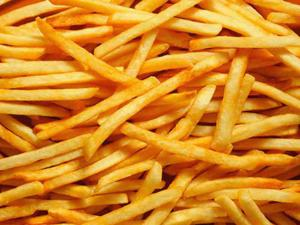
%> input picture Testing Images/imaged_tryout/F-01.jpg, 300 x 225 px; its folder holds only this picture in this run
$ octave kmeanstest.m   (GNU Octave 9; MATLAB toolbox functions it lacks are replaced by stand-ins)
%> lines starting %> are read from the running program, lines starting %| are printed output that depends on the picture
%> further down, rgbImage is the input picture: size 225x300x3 uint8; mean R, G, B 211.9, 134.4, 37.5
### src/Preprocessing/hsvHistogram.m
function hsvColorHistogram = hsvHistogram(image,numberOfLevelsForH,numberOfLevelsForS,numberOfLevelsForV)
%> called with numberOfLevelsForH = 12, numberOfLevelsForS = 1, numberOfLevelsForV = 1
% input: image to be quantized in hsv color space into 8x2x2 equal bins
% output: 1x32 vector indicating the features extracted from hsv color
% space

[rows, cols, numOfBands] = size(image);
%> rows = 225; cols = 300; numOfBands = 3
% totalPixelsOfImage = rows*cols*numOfBands;
image = rgb2hsv(image);
%> image: size 225x300x3 double; mean H, S, V 0.0945, 0.839, 0.831

% split image into h, s & v planes
h = image(:, :, 1);
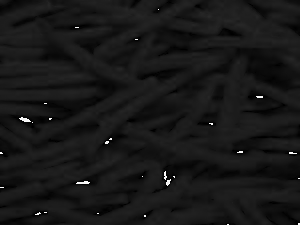
%> h: size 225x300 double; min 0, max 0.999, mean 0.0945
s = image(:, :, 2);
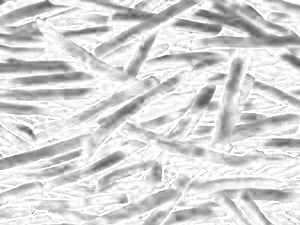
%> s: size 225x300 double; min 0.332, max 1, mean 0.839
v = image(:, :, 3);
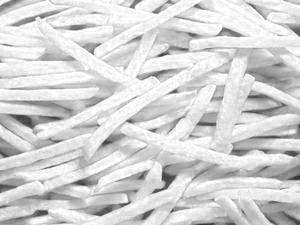
%> v: size 225x300 double; min 0.2, max 1, mean 0.831
v = histeq(v);
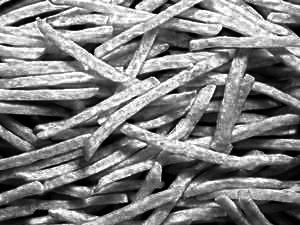
%> v: size 225x300 double; min 0, max 1, mean 0.497

% [10 lines of commented-out code are left out]

numberOfLevelsForH = double(numberOfLevelsForH);
numberOfLevelsForS = double(numberOfLevelsForS);
numberOfLevelsForV = double(numberOfLevelsForV);

% create final histogram matrix of size 8x2x2
hsvColorHistogram = zeros(numberOfLevelsForH, numberOfLevelsForS, numberOfLevelsForV);
% create col vector of indexes for later reference
index = zeros(rows*cols, 3);

% Put all pixels into one of the "numberOfLevels" levels.
count = 1;
for row = 1:size(h, 1)
    quantizedValueForHTemp = zeros(1, cols);
    quantizedValueForSTemp = zeros(1, cols);
    quantizedValueForVTemp = zeros(1, cols);
    for col = 1 : size(h, 2)

        quantizedValueForHTemp(col) = ceil(numberOfLevelsForH * h(row, col));
        % Needed due to matlab rounding errors.
        if quantizedValueForHTemp(col) > numberOfLevelsForH
           quantizedValueForHTemp(col) = double(numberOfLevelsForH);
        elseif quantizedValueForHTemp(col) < 1
            quantizedValueForHTemp(col) = 1.0;
        end
        quantizedValueForSTemp(col) = ceil(numberOfLevelsForS * s(row, col));
        % Needed due to matlab rounding errors.
        if quantizedValueForSTemp(col) > numberOfLevelsForS
           quantizedValueForSTemp(col) = double(numberOfLevelsForS);
        elseif quantizedValueForSTemp(col) < 1
            quantizedValueForSTemp(col) = 1.0;
        end
        quantizedValueForVTemp(col) = ceil(numberOfLevelsForV * v(row, col));
        % Needed due to matlab rounding errors.
        if quantizedValueForVTemp(col) > numberOfLevelsForV
           quantizedValueForVTemp(col) = double(numberOfLevelsForV);
        elseif quantizedValueForVTemp(col) < 1
            quantizedValueForVTemp(col) = 1.0;
        end

        % keep indexes where 1 should be put in matrix hsvHist
        index(count, 1) = quantizedValueForHTemp(col);
        index(count, 2) = quantizedValueForSTemp(col);
        index(count, 3) = quantizedValueForVTemp(col);
        count = count+1;
    end
end
%> after the loop, count = 67501; quantizedValueForHTemp = 300 values, max 12 at index 228, min 1 at index 1, mean 1.64; quantizedValueForSTemp = 300 values from 1 to 1; quantizedValueForVTemp = 300 values from 1 to 1

% put each value of h,s,v to matrix 8x2x2
% (e.g. if h=7,s=2,v=1 then put 1 to matrix 8x2x2 in position 7,2,1)
for row = 1:size(index, 1)
    hsvColorHistogram(index(row, 1), index(row, 2), index(row, 3)) = ...
        hsvColorHistogram(index(row, 1), index(row, 2), index(row, 3)) + 1;
end
%> after the loop, hsvColorHistogram = [22961; 44326; 0; 0; 0; 0; 0; 0; 0; 0; 0; 213]

% normalize hsvHist to unit sum
hsvColorHistogram = hsvColorHistogram(:)';
%> hsvColorHistogram = [22961 44326 0 0 0 0 0 0 0 0 0 213]
hsvColorHistogram = hsvColorHistogram/sum(hsvColorHistogram);
%> hsvColorHistogram = [0.34 0.657 0 0 0 0 0 0 0 0 0 0.00316]

% clear workspace
clear('row', 'col', 'count', 'numberOfLevelsForH', 'numberOfLevelsForS', ...
    'numberOfLevelsForV', 'maxValueForH', 'maxValueForS', 'maxValueForV', ...
    'index', 'rows', 'cols', 'h', 's', 'v', 'image', 'quantizedValueForH', ...
    'quantizedValueForS', 'quantizedValueForV');

% [15 lines of commented-out code are left out]

end

### src/Testing/kmeanstest.m
strcat('imaged_tryout/*.jpg');
fileNames = dir(strcat('imaged_tryout/*.jpg'));

numberOfLevelsForH = 12;
numberOfLevelsForS = 1;
numberOfLevelsForV = 1;

minval = zeros(length(fileNames), 10);
for fileIdx = 1:length(fileNames)
    fileName = strcat('imaged_tryout/',fileNames(fileIdx).name)
    rgbImage = imread(fileName);
    %Resize the image if it's too large
    if max(size(rgbImage))>1000
        ratio = max(size(rgbImage))/1000;
        rgbImage = imresize(rgbImage,1/ratio);
    end
    imgHist = hsvHistogram(rgbImage, numberOfLevelsForH,numberOfLevelsForS, numberOfLevelsForV);
%> imgHist = [0.34 0.657 0 0 0 0 0 0 0 0 0 0.00316]
    tempHist = zeros(1, numberOfLevelsForH/2);
    for i = 1:size(tempHist,2)-1
        tempHist(i+1) = imgHist(2*i) + imgHist((2*i)+1);
    end
%> after the loop, tempHist = [0 0.657 0 0 0 0]
    tempHist(1) = imgHist(1) + imgHist(numberOfLevelsForH);

    count = 0;
    for i = 1:size(tempHist,2)
        if tempHist(i) > 1.0/size(tempHist,2)
            count = count +1;
        end
    end
%> this loop made 6 passes
%> count on passes 1 to 2: 1, 2
    count
%> count = 2
end

$ run again, on Testing Images/imaged_tryout/F-12.jpg
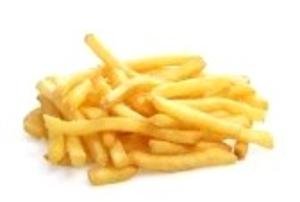
%> input picture Testing Images/imaged_tryout/F-12.jpg, 300 x 202 px
%> rgbImage is the input picture: size 202x300x3 uint8; mean R, G, B 247.1, 227.8, 184.6
%> image: size 202x300x3 double; mean H, S, V 0.0927, 0.268, 0.969
%> in hsvHistogram, `s = image(:, :, 2);`:
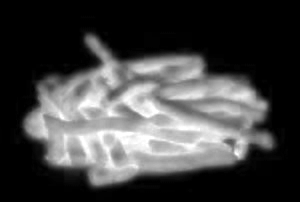
%> s: size 202x300 double; min 0, max 1, mean 0.268
%> in hsvHistogram, `v = histeq(v);`:
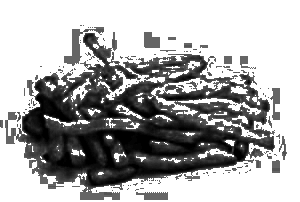
%> v: size 202x300 double; min 0, max 1, mean 0.673
%> after the loop in hsvHistogram, `for row = 1:size(h, 1)`: count = 60601; quantizedValueForHTemp = 300 values, max 2 at index 97, min 1 at index 1, mean 1.05; quantizedValueForSTemp = 300 values from 1 to 1
%> after the loop in hsvHistogram, `for row = 1:size(index, 1)`: hsvColorHistogram = [27464; 29143; 1351; 285; 202; 592; 176; 256; 68; 624; 249; 190]
%> in hsvHistogram, `hsvColorHistogram = hsvColorHistogram(:)';`: hsvColorHistogram = [27464 29143 1351 285 202 592 176 256 68 624 249 190]
%> in hsvHistogram, `hsvColorHistogram = hsvColorHistogram/sum(hsvColorHistogram);`: hsvColorHistogram = [0.453 0.481 0.0223 0.0047 0.00333 0.00977 0.0029 0.00422 0.00112 0.0103 0.00411 0.00314]
%> imgHist has the same summary as hsvColorHistogram in hsvHistogram
%> after the loop `for i = 1:size(tempHist,2)-1`: tempHist = [0 0.503 0.00804 0.0127 0.00535 0.0144]
%> the loop `for i = 1:size(tempHist,2)` made 6 passes
%> count on passes 1 to 2: 1, 2
%> `count`: count = 2
